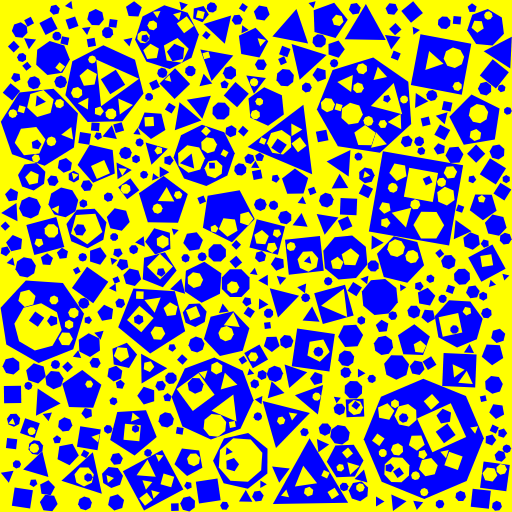
Frame 1 (no input)
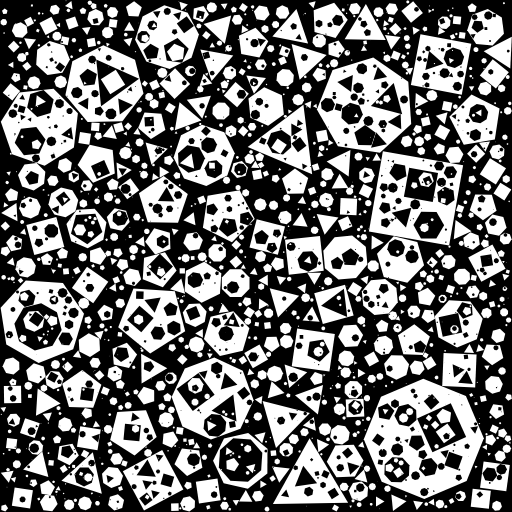
Frame 2 (the mouse pressed at the canvas centre, redrawn once)

The p5.js sketch that drew these frames (run headless with seeded random() and noise() and a simulated clock; the mouse was pressed at the canvas centre and the sketch redrawn once):

// p5.js sketch
// ── sketch.js
// By Roni Kaufman
// https://ronikaufman.github.io/

// Genuary JAN.29
// "Any shape, none can touch."
// https://genuary2021.github.io/

let polygons = [];
let maxRadius = 64;
let minRadius = 4;
const eps = 1e-2;

function setup() {
  createCanvas(512, 512);
  noLoop();
  noStroke();
}

function draw() {
  background(255, 255, 0);
  blendMode(DIFFERENCE);

  for (let i = 0; i < 6000; i++) {
    let poly = generatePolygon();
    if (canPlace(poly)) {
      polygons.push(poly);
      drawPolygon(poly);
    }
    maxRadius -= 0.01;
  }
}

// create and return 1 polygon
function generatePolygon() {
  let xCenter = random(width);
  let yCenter = random(height);
  let radius = random(minRadius, maxRadius);
  let angle = random(TWO_PI);
  let n = floor(random(3, 9));
  let step = TWO_PI/n;
  
  let poly = [];
  for (let theta = 0; theta < TWO_PI; theta += step) {
    poly.push([xCenter + radius * cos(theta + angle),
               yCenter + radius * sin(theta + angle)]);
  }
  return poly;
}

// draw the polygon
function drawPolygon(poly) {
  beginShape();
  for (let v of poly) {
    vertex(v[0], v[1]);
  }
  endShape(CLOSE);
}

// check whether we can place the polygon
function canPlace(poly) {
  if (polygonIsOut(poly)) {
    return false;
  }
  for (let poly2 of polygons) {
    if (polygonsIntersect(poly, poly2)) {
      return false;
    }
  }
  return true;
}

// check whether poly has vertices outside of the canvas
function polygonIsOut(poly) {
  for (let v of poly) {
    if ((v[0] < 0) || (v[0] > width) || (v[1] < 0) || (v[1] > height)) {
      return true;
    }
  }
  return false;
}

// check whether poly1 and poly2 intersect
function polygonsIntersect(poly1, poly2) {
  let n1 = poly1.length;
  let n2 = poly2.length;
  for (let i = 0; i < n1; i++) {
    let [xA, yA] = poly1[i];
    let [xB, yB] = poly1[(i+1)%n1];
    for (let j = 0; j < n2; j++) {
      let [xC, yC] = poly2[j];
      let [xD, yD] = poly2[(j+1)%n2];
      if (segmentsIntersect(xA, yA, xB, yB, xC, yC, xD, yD)) {
        return true;
      }
    }
  }
  return false;
}

// check whether [AB] and [CD] intersect
function segmentsIntersect(xA, yA, xB, yB, xC, yC, xD, yD) {
  if (abs(xB-xA) <= eps) {
    // (AB) is vertical
    let [m2, p2] = lineParams(xC, yC, xD, yD);
    let y = m2*xA + p2;
    return ((yA < y) && (y < yB)) || ((yB < y) && (y < yA));
  } else if (abs(xD-xC) <= eps) {
    // (CD) is vertical
    let [m1, p1] = lineParams(xA, yA, xB, yB);
    let y = m1*xC + p1;
    return ((yC < y) && (y < yD)) || ((yD < y) && (y < yC));
  } else if (abs(yB-yA) <= eps) {
    // (AB) is horizontal
    if (abs(yD-yC) <= eps) {
      // (AB) and (CD) are parallel
      return (yA == yC);
    }
    let [m2, p2] = lineParams(xC, yC, xD, yD);
    let x = (yA-p2)/m2;
    return ((xA < x) && (x < xB)) || ((xB < x) && (x < xA));
  } else if (abs(yD-yC) <= eps) {
    // (CD) is horizontal
    let [m1, p1] = lineParams(xA, yA, xB, yB);
    let x = (yC-p1)/m1;
    return ((xC < x) && (x < xD)) || ((xD < x) && (x < xC));
  }
  
  let [m1, p1] = lineParams(xA, yA, xB, yB);
  let [m2, p2] = lineParams(xC, yC, xD, yD);
  // intersection between the lines (AB) and (CD)
  let x = (p2-p1) / (m1-m2);
  let y = m1*x + p1;
  
  // check if the point is on the segment [AB]
  let xinAB = ((xA < x) && (x < xB)) || ((xB < x) && (x < xA));
  let yinAB = ((yA < y) && (y < yB)) || ((yB < y) && (y < yA));
  // check if the point is on the segment [CD]
  let xinCD = ((xC < x) && (x < xD)) || ((xD < x) && (x < xC));
  let yinCD = ((yC < y) && (y < yD)) || ((yD < y) && (y < yC));
  return (xinAB && yinAB && xinCD && yinCD);
}

// compute parameters of the line going thought A and B
// y = mx + p
function lineParams(xA, yA, xB, yB) {
  let m = (yB-yA) / (xB-xA);
  let p = yB - m*xB;
  return [m, p]
}
